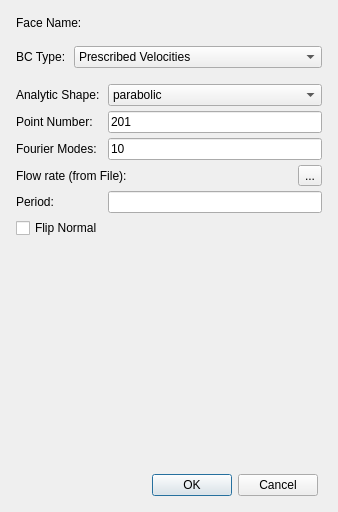
<?xml version="1.0" encoding="UTF-8"?>
<ui version="4.0">
 <class>sv4guiCapBCWidget</class>
 <widget class="QWidget" name="sv4guiCapBCWidget">
  <property name="geometry">
   <rect>
    <x>0</x>
    <y>0</y>
    <width>338</width>
    <height>512</height>
   </rect>
  </property>
  <property name="contextMenuPolicy">
   <enum>Qt::ContextMenuPolicy::CustomContextMenu</enum>
  </property>
  <property name="windowTitle">
   <string>Set Inlet/Outlet BCs</string>
  </property>
  <layout class="QVBoxLayout" name="verticalLayout">
   <item>
    <widget class="QWidget" name="widget_5" native="true">
     <layout class="QHBoxLayout" name="horizontalLayout_3">
      <property name="spacing">
       <number>5</number>
      </property>
      <property name="leftMargin">
       <number>5</number>
      </property>
      <property name="topMargin">
       <number>5</number>
      </property>
      <property name="rightMargin">
       <number>5</number>
      </property>
      <property name="bottomMargin">
       <number>5</number>
      </property>
      <item>
       <widget class="QLabel" name="label_8">
        <property name="sizePolicy">
         <sizepolicy hsizetype="Fixed" vsizetype="Preferred">
          <horstretch>0</horstretch>
          <verstretch>0</verstretch>
         </sizepolicy>
        </property>
        <property name="text">
         <string>Face Name:</string>
        </property>
       </widget>
      </item>
      <item>
       <widget class="QLabel" name="labelFaceName">
        <property name="text">
         <string/>
        </property>
       </widget>
      </item>
     </layout>
    </widget>
   </item>
   <item>
    <widget class="QWidget" name="widget_3" native="true">
     <layout class="QHBoxLayout" name="horizontalLayout">
      <property name="spacing">
       <number>5</number>
      </property>
      <property name="leftMargin">
       <number>5</number>
      </property>
      <property name="topMargin">
       <number>5</number>
      </property>
      <property name="rightMargin">
       <number>5</number>
      </property>
      <property name="bottomMargin">
       <number>5</number>
      </property>
      <item>
       <widget class="QLabel" name="label">
        <property name="sizePolicy">
         <sizepolicy hsizetype="Fixed" vsizetype="Preferred">
          <horstretch>0</horstretch>
          <verstretch>0</verstretch>
         </sizepolicy>
        </property>
        <property name="text">
         <string>BC Type: </string>
        </property>
       </widget>
      </item>
      <item>
       <widget class="QComboBox" name="comboBoxBCType">
        <item>
         <property name="text">
          <string>Prescribed Velocities</string>
         </property>
        </item>
        <item>
         <property name="text">
          <string>Resistance</string>
         </property>
        </item>
        <item>
         <property name="text">
          <string>RCR</string>
         </property>
        </item>
        <item>
         <property name="text">
          <string>LPM</string>
         </property>
        </item>
       </widget>
      </item>
     </layout>
    </widget>
   </item>
   <item>
    <widget class="QWidget" name="widget" native="true">
     <layout class="QVBoxLayout" name="verticalLayout_2">
      <property name="spacing">
       <number>0</number>
      </property>
      <property name="leftMargin">
       <number>0</number>
      </property>
      <property name="topMargin">
       <number>0</number>
      </property>
      <property name="rightMargin">
       <number>0</number>
      </property>
      <property name="bottomMargin">
       <number>0</number>
      </property>
      <item>
       <widget class="QStackedWidget" name="stackedWidget">
        <property name="currentIndex">
         <number>0</number>
        </property>
        <widget class="QWidget" name="page">
         <layout class="QGridLayout" name="gridLayout_2">
          <property name="leftMargin">
           <number>5</number>
          </property>
          <property name="topMargin">
           <number>5</number>
          </property>
          <property name="rightMargin">
           <number>5</number>
          </property>
          <property name="bottomMargin">
           <number>5</number>
          </property>
          <property name="spacing">
           <number>5</number>
          </property>
          <item row="1" column="0">
           <widget class="QLabel" name="label_3">
            <property name="text">
             <string>Point Number: </string>
            </property>
           </widget>
          </item>
          <item row="1" column="1">
           <widget class="QLineEdit" name="lineEditPointNumber">
            <property name="text">
             <string>201</string>
            </property>
           </widget>
          </item>
          <item row="9" column="0" colspan="2">
           <spacer name="verticalSpacer">
            <property name="orientation">
             <enum>Qt::Orientation::Vertical</enum>
            </property>
            <property name="sizeHint" stdset="0">
             <size>
              <width>20</width>
              <height>40</height>
             </size>
            </property>
           </spacer>
          </item>
          <item row="0" column="0">
           <widget class="QLabel" name="label_2">
            <property name="text">
             <string>Analytic Shape: </string>
            </property>
           </widget>
          </item>
          <item row="0" column="1">
           <widget class="QComboBox" name="comboBoxShape">
            <item>
             <property name="text">
              <string>parabolic</string>
             </property>
            </item>
            <item>
             <property name="text">
              <string>plug</string>
             </property>
            </item>
            <item>
             <property name="text">
              <string>womersley</string>
             </property>
            </item>
           </widget>
          </item>
          <item row="6" column="0" colspan="2">
           <widget class="QCheckBox" name="checkBoxFlip">
            <property name="text">
             <string>Flip Normal</string>
            </property>
           </widget>
          </item>
          <item row="3" column="0">
           <widget class="QLabel" name="label_4">
            <property name="text">
             <string>Fourier Modes: </string>
            </property>
           </widget>
          </item>
          <item row="3" column="1">
           <widget class="QLineEdit" name="lineEditModeNumber">
            <property name="text">
             <string>10</string>
            </property>
           </widget>
          </item>
          <item row="5" column="0">
           <widget class="QLabel" name="label_9">
            <property name="text">
             <string>Period:</string>
            </property>
           </widget>
          </item>
          <item row="5" column="1">
           <widget class="QLineEdit" name="lineEditPeriod">
            <property name="enabled">
             <bool>true</bool>
            </property>
           </widget>
          </item>
          <item row="4" column="0" colspan="2">
           <widget class="QWidget" name="widget_4" native="true">
            <layout class="QHBoxLayout" name="horizontalLayout_2">
             <property name="spacing">
              <number>5</number>
             </property>
             <property name="leftMargin">
              <number>0</number>
             </property>
             <property name="topMargin">
              <number>0</number>
             </property>
             <property name="rightMargin">
              <number>0</number>
             </property>
             <property name="bottomMargin">
              <number>0</number>
             </property>
             <item>
              <widget class="QLabel" name="label_5">
               <property name="sizePolicy">
                <sizepolicy hsizetype="Fixed" vsizetype="Preferred">
                 <horstretch>0</horstretch>
                 <verstretch>0</verstretch>
                </sizepolicy>
               </property>
               <property name="text">
                <string>Flow rate (from File):  </string>
               </property>
              </widget>
             </item>
             <item>
              <widget class="QLabel" name="labelLoadFile">
               <property name="text">
                <string/>
               </property>
              </widget>
             </item>
             <item>
              <widget class="QToolButton" name="toolButtonBrowse">
               <property name="text">
                <string>...</string>
               </property>
              </widget>
             </item>
            </layout>
           </widget>
          </item>
         </layout>
        </widget>
        <widget class="QWidget" name="page_2">
         <layout class="QGridLayout" name="gridLayout_3">
          <property name="leftMargin">
           <number>5</number>
          </property>
          <property name="topMargin">
           <number>5</number>
          </property>
          <property name="rightMargin">
           <number>5</number>
          </property>
          <property name="bottomMargin">
           <number>5</number>
          </property>
          <property name="spacing">
           <number>5</number>
          </property>
          <item row="1" column="0">
           <widget class="QLabel" name="label_7">
            <property name="text">
             <string>Distal Pressure:</string>
            </property>
           </widget>
          </item>
          <item row="1" column="1">
           <widget class="QLineEdit" name="lineEditPressure">
            <property name="text">
             <string>0</string>
            </property>
           </widget>
          </item>
          <item row="0" column="0">
           <widget class="QLabel" name="labelBCValues">
            <property name="text">
             <string>BC Values: </string>
            </property>
           </widget>
          </item>
          <item row="0" column="1">
           <widget class="QLineEdit" name="lineEditBCValues">
            <property name="text">
             <string>0</string>
            </property>
           </widget>
          </item>
          <item row="6" column="0" colspan="2">
           <spacer name="verticalSpacer_2">
            <property name="orientation">
             <enum>Qt::Orientation::Vertical</enum>
            </property>
            <property name="sizeHint" stdset="0">
             <size>
              <width>20</width>
              <height>40</height>
             </size>
            </property>
           </spacer>
          </item>
          <item row="2" column="0" colspan="2">
           <widget class="QWidget" name="widgetPressure" native="true">
            <layout class="QGridLayout" name="gridLayout_4">
             <property name="leftMargin">
              <number>0</number>
             </property>
             <property name="topMargin">
              <number>0</number>
             </property>
             <property name="rightMargin">
              <number>0</number>
             </property>
             <property name="bottomMargin">
              <number>0</number>
             </property>
             <property name="spacing">
              <number>5</number>
             </property>
             <item row="1" column="0">
              <widget class="QLabel" name="labelPeriodCOR">
               <property name="text">
                <string>P&lt;sub&gt;im&lt;/sub&gt; Period:</string>
               </property>
              </widget>
             </item>
             <item row="1" column="1">
              <widget class="QLineEdit" name="lineEditPressurePeriod"/>
             </item>
             <item row="2" column="0">
              <widget class="QLabel" name="label_10">
               <property name="text">
                <string>P&lt;sub&gt;im&lt;/sub&gt; Scaling:</string>
               </property>
              </widget>
             </item>
             <item row="2" column="1">
              <widget class="QLineEdit" name="lineEditPressureScaling"/>
             </item>
             <item row="0" column="0" colspan="2">
              <widget class="QWidget" name="widgetPressureFile" native="true">
               <layout class="QHBoxLayout" name="horizontalLayout_4">
                <property name="spacing">
                 <number>5</number>
                </property>
                <property name="leftMargin">
                 <number>0</number>
                </property>
                <property name="topMargin">
                 <number>0</number>
                </property>
                <property name="rightMargin">
                 <number>0</number>
                </property>
                <property name="bottomMargin">
                 <number>0</number>
                </property>
                <item>
                 <widget class="QLabel" name="label_6">
                  <property name="sizePolicy">
                   <sizepolicy hsizetype="Fixed" vsizetype="Preferred">
                    <horstretch>0</horstretch>
                    <verstretch>0</verstretch>
                   </sizepolicy>
                  </property>
                  <property name="text">
                   <string>P&lt;sub&gt;im&lt;/sub&gt; (from file):</string>
                  </property>
                 </widget>
                </item>
                <item>
                 <widget class="QLabel" name="labelLoadPressureFile">
                  <property name="text">
                   <string/>
                  </property>
                 </widget>
                </item>
                <item>
                 <widget class="QToolButton" name="toolButtonBrowsePressureFile">
                  <property name="text">
                   <string>...</string>
                  </property>
                 </widget>
                </item>
               </layout>
              </widget>
             </item>
            </layout>
           </widget>
          </item>
         </layout>
        </widget>
        <widget class="QWidget" name="BcTypeLpm_page">
         <layout class="QVBoxLayout" name="verticalLayout_3">
          <item>
           <widget class="QWidget" name="BcTypeLpm_bc_group" native="true">
            <layout class="QHBoxLayout" name="horizontalLayout_5">
             <item>
              <widget class="QLabel" name="BcTypeLpm_block_label">
               <property name="text">
                <string>Block name</string>
               </property>
              </widget>
             </item>
             <item>
              <widget class="QLineEdit" name="BcTypeLpm_block_name"/>
             </item>
            </layout>
           </widget>
          </item>
         </layout>
        </widget>
       </widget>
      </item>
     </layout>
    </widget>
   </item>
   <item>
    <widget class="QWidget" name="widget_2" native="true">
     <layout class="QGridLayout" name="gridLayout">
      <property name="leftMargin">
       <number>5</number>
      </property>
      <property name="topMargin">
       <number>5</number>
      </property>
      <property name="bottomMargin">
       <number>5</number>
      </property>
      <property name="spacing">
       <number>5</number>
      </property>
      <item row="0" column="0">
       <widget class="QDialogButtonBox" name="buttonBox">
        <property name="standardButtons">
         <set>QDialogButtonBox::StandardButton::Cancel|QDialogButtonBox::StandardButton::Ok</set>
        </property>
       </widget>
      </item>
     </layout>
    </widget>
   </item>
  </layout>
 </widget>
 <resources/>
 <connections/>
</ui>
